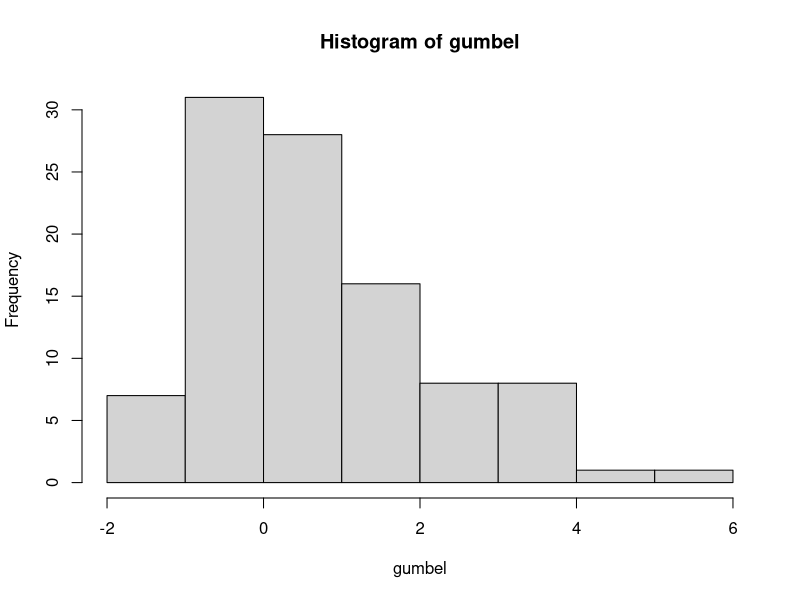
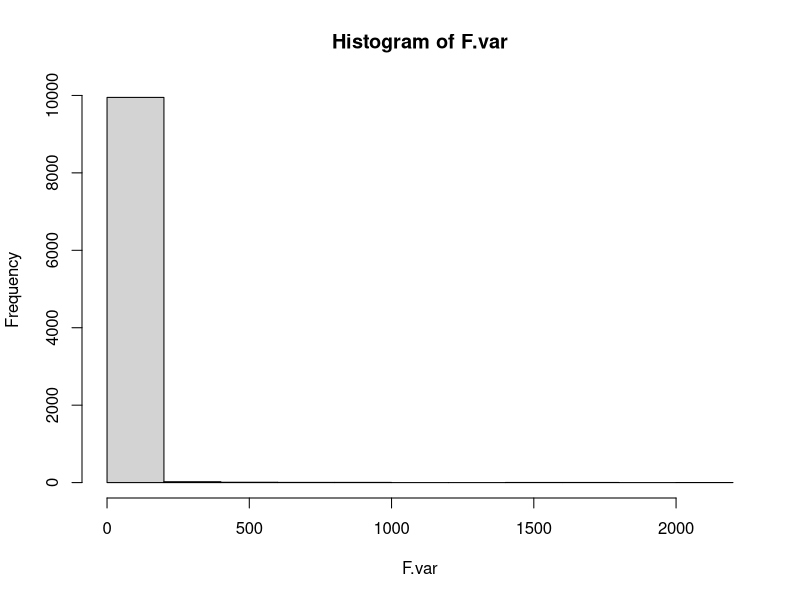

These figures' R source, in order:
## Exercicio 1 

# a - Distribuicao Pareto
# ref: http://www.eletrica.ufpr.br/pedroso/2012/TE816/Distribuicoes.pdf

pareto.func = function(alpha, beta, x){
  return((alpha*beta^alpha)/x^(alpha+1))
}

pareto.inversa = function(alpha, beta, x){
  return(beta/(1-x)^(1/alpha))
}

pareto.generator = function (alpha, beta, n) {
  u = runif(n)
  pareto = pareto.inversa(alpha, beta, u)
  return(pareto)
}

n = 1000
alpha = 1
beta = 1
pareto.gen = pareto.generator(alpha, beta, n)

ks.test(pareto.gen, pareto.func(alpha, beta, pareto.gen))

# b - Distribuicao Gumbel 

gumbel.func = function(x) {
  return (exp(-exp(-x)))
}

gumbel.inversa = function(x) {
  return (-log(-log(x)))
}

gumbel.generator = function(n){
  u = runif(n)
  gumbel = gumbel.inversa(u)
  return(gumbel)
}

n = 100
gumbel = gumbel.generator(n)

hist(gumbel)
ks.test(gumbel, gumbel.func)

# c - Distribuicao F 
# F pode ser descrita a partir de duas qui-quadrado

F.generator = function(d1,d2,n) {
  u1 = rchisq(n, d1)
  u2 = rchisq(n, d2)
  
  return ((u1/d1)/(u2/d2))
}

n = 10000
d1 = 5
d2 = 2

F.var = F.generator(d1,d2,n)
hist(F.var)


ks.test(F.var, df(F.var, d1, d2))

#d - Binomial Negativa 

k = 5
n = 100 
p = 0.3

#Gerador de Binomial Negativa: k sucessos, n experimentos, p probabilidade de sucesso
BN.generator = function(k, n, p){
  x = rep(0, n)
  y = rgeom(k*n,p)
  Y.geom = matrix(y,nrow=n,ncol=k)
  x = apply(Y.geom,1,sum)
  return(x)
}

bn = BN.generator(k,n,p)

# e - Multivariada


